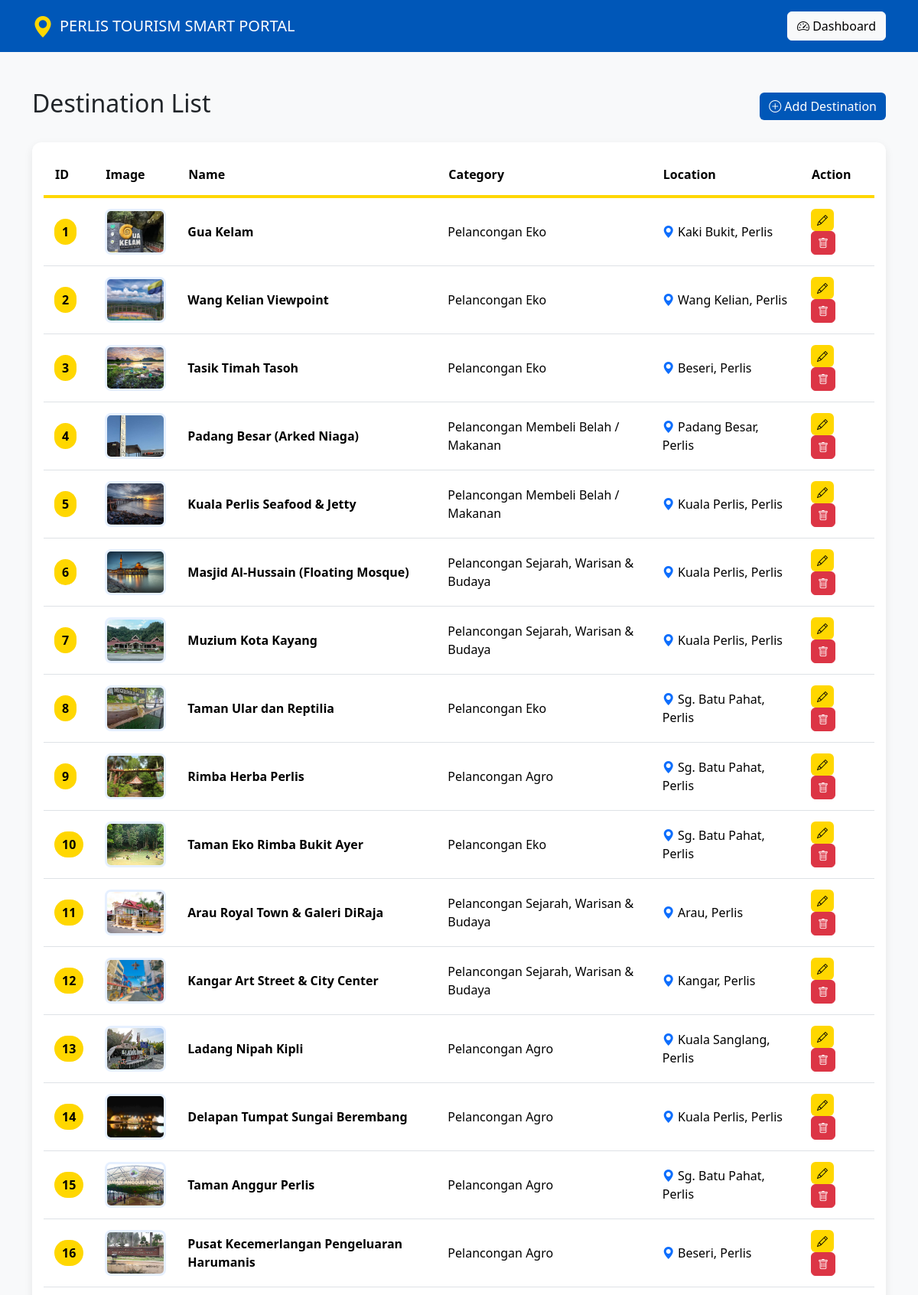
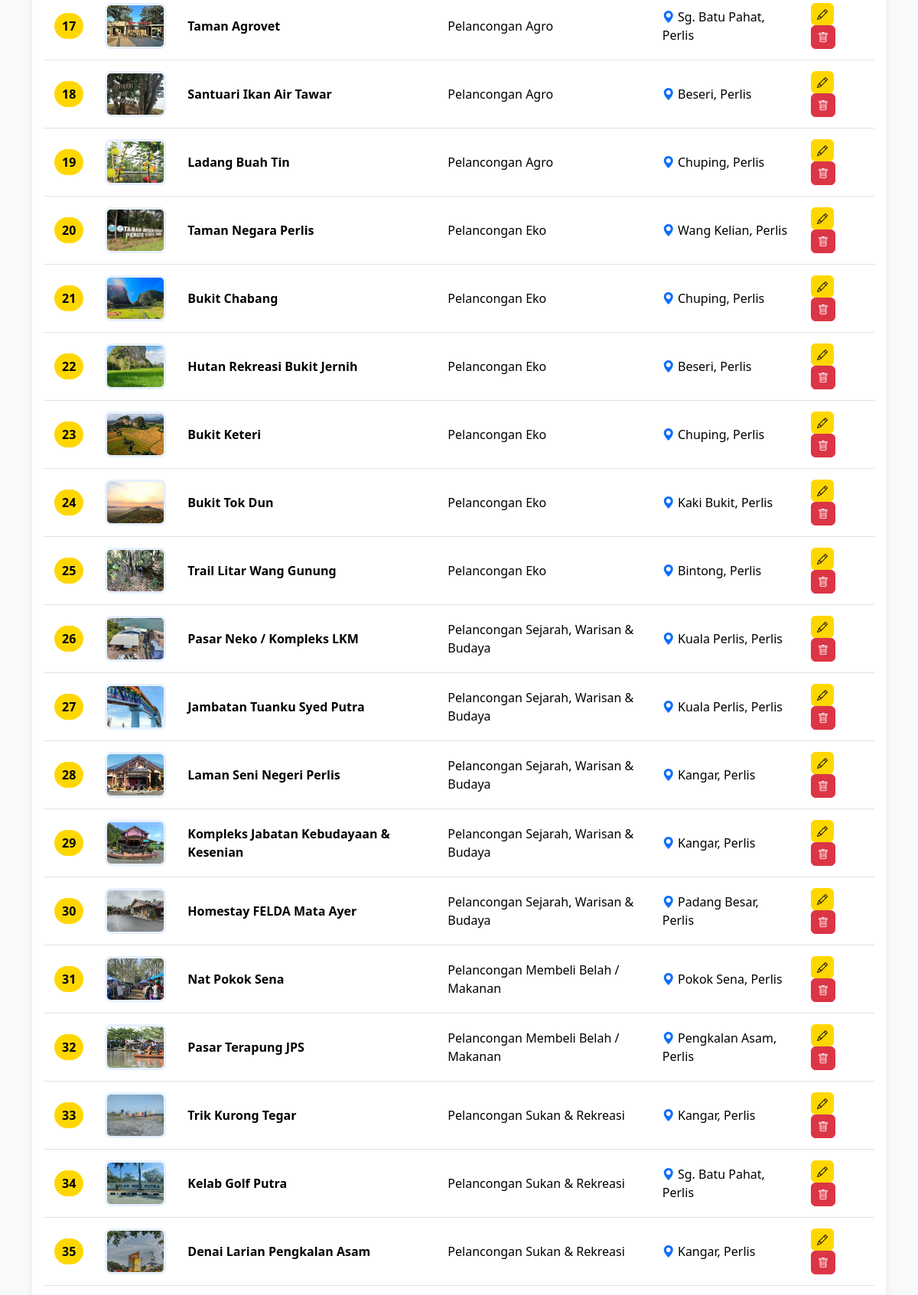
Screenshot of /admin/manage_destination.php (signed in, upper part) with the database file from the repository (2 pictures, top to bottom).
### tables this page shows
CREATE TABLE `destinations` (
  `destination_id` int(11) NOT NULL,
  `destination_name` varchar(100) NOT NULL,
  `category` varchar(50) DEFAULT NULL,
  `location` varchar(100) DEFAULT NULL,
  `description` text DEFAULT NULL,
  `image` varchar(255) DEFAULT NULL,
  `created_at` timestamp NOT NULL DEFAULT current_timestamp()
);

### admin/manage_destination.php (the view, shortened to what this page needs)
<?php
include("../config.php");
?>
<!DOCTYPE html>
<html lang="en">
<head>
<link href="https://cdn.jsdelivr.net/npm/bootstrap@5.3.3/dist/css/bootstrap.min.css" rel="stylesheet">
<link href="https://cdn.jsdelivr.net/npm/bootstrap-icons@1.11.3/font/bootstrap-icons.css" rel="stylesheet">
</head>
<body class="bg-light">
<nav class="navbar navbar-dark navbar-blue">
<div class="container">
<a class="navbar-brand d-flex align-items-center gap-2">
<i class="bi bi-geo-alt-fill logo-icon"></i>
<span>
PERLIS TOURISM SMART PORTAL
</span>
</a>
<a href="dashboard.php"
class="btn btn-light">
<i class="bi bi-speedometer2"></i>
Dashboard
</a>
</div>
</nav>
<div class="container mt-5">
<div class="d-flex justify-content-between align-items-center mb-4">
<h2>
Destination List
</h2>
<a href="add_destination.php"
class="btn btn-blue">
<i class="bi bi-plus-circle"></i>
Add Destination
</a>
</div>
<div class="table-container">
<table class="table destination-table">
<thead>
<tr>
<th>
ID
</th>
<th>
Image
</th>
<th>
Name
</th>
<th>
Category
</th>
<th>
Location
</th>
<th>
Action
</th>
</tr>
</thead>
<tbody>
<?php
$result = mysqli_query($conn,
"SELECT * FROM destinations"
);
while($row=mysqli_fetch_assoc($result)){
?>
<tr>
<td>
<span class="id-badge">
<?php echo $row['destination_id']; ?>
</span>
</td>
<td>
<img src="../assets/images/<?php echo $row['image']; ?>"
class="destination-image">
</td>
<td>
<strong>
<?php echo $row['destination_name']; ?>
</strong>
</td>
<td>
<?php echo $row['category']; ?>
</td>
<td>
<i class="bi bi-geo-alt-fill text-primary"></i>
<?php echo $row['location']; ?>
</td>
<td>
<a href="edit_destination.php?id=<?php echo $row['destination_id']; ?>"
class="btn btn-yellow btn-sm action-btn">
<i class="bi bi-pencil"></i>
</a>
<a href="manage_destination.php?delete=<?php echo $row['destination_id']; ?>"
class="btn btn-danger btn-sm action-btn"
onclick="return confirm('Delete this destination?')">
<i class="bi bi-trash"></i>
</a>
</td>
</tr>
<?php
}
?>
</tbody>
</table>
</div>
</div>
</body>
</html>

### admin/manage_destination.php (style rules this page uses)
.navbar-blue { background-color: #0057B8; }
.logo-icon { color: #FFD700; font-size: 28px; }
.btn-blue { background-color: #0057B8; color: white; border: none; }
.btn-yellow { background-color: #FFD700; color: #000; border: none; }
.table-container { background-color: white; border-radius: 12px; padding: 15px; box-shadow: 0 4px 12px rgba(0,0,0,0.08); overflow: hidden; }
.destination-table { margin-bottom: 0; }
.destination-table thead { background-color: #0057B8; color: white; }
.destination-table thead th { padding: 15px; border: none; font-weight: 600; }
.destination-table thead tr { border-bottom: 4px solid #FFD700; }
.destination-table tbody td { padding: 14px; vertical-align: middle; }
.destination-table tbody tr:nth-child(even) { background-color: #F0F6FF; }
.destination-table tbody tr:nth-child(odd) { background-color: #FFFFFF; }
.id-badge { background-color: #FFD700; color: #000; padding: 6px 10px; border-radius: 20px; font-weight: bold; }
.destination-image { width: 80px; height: 60px; object-fit: cover; border-radius: 8px; border: 3px solid #E6F0FF; }
.action-btn { border-radius: 6px; margin-right: 4px; }

### rows the page displays
destinations: destination_id "1", image (picture), destination_name "Gua Kelam", category "Pelancongan Eko", location "Kaki Bukit, Perlis"
destinations: destination_id "2", image (picture), destination_name "Wang Kelian Viewpoint", category "Pelancongan Eko", location "Wang Kelian, Perlis"
destinations: destination_id "3", image (picture), destination_name "Tasik Timah Tasoh", category "Pelancongan Eko", location "Beseri, Perlis"
destinations: destination_id "4", image (picture), destination_name "Padang Besar (Arked Niaga)", category "Pelancongan Membeli Belah / Makanan", location "Padang Besar, Perlis"
destinations: destination_id "5", image (picture), destination_name "Kuala Perlis Seafood & Jetty", category "Pelancongan Membeli Belah / Makanan", location "Kuala Perlis, Perlis"
destinations: destination_id "6", image (picture), destination_name "Masjid Al-Hussain (Floating Mosque)", category "Pelancongan Sejarah, Warisan & Budaya", location "Kuala Perlis, Perlis"
destinations: destination_id "7", image (picture), destination_name "Muzium Kota Kayang", category "Pelancongan Sejarah, Warisan & Budaya", location "Kuala Perlis, Perlis"
destinations: destination_id "8", image (picture), destination_name "Taman Ular dan Reptilia", category "Pelancongan Eko", location "Sg. Batu Pahat, Perlis"
destinations: destination_id "9", image (picture), destination_name "Rimba Herba Perlis", category "Pelancongan Agro", location "Sg. Batu Pahat, Perlis"
destinations: destination_id "10", image (picture), destination_name "Taman Eko Rimba Bukit Ayer", category "Pelancongan Eko", location "Sg. Batu Pahat, Perlis"
destinations: destination_id "11", image (picture), destination_name "Arau Royal Town & Galeri DiRaja", category "Pelancongan Sejarah, Warisan & Budaya", location "Arau, Perlis"
destinations: destination_id "12", image (picture), destination_name "Kangar Art Street & City Center", category "Pelancongan Sejarah, Warisan & Budaya", location "Kangar, Perlis"
destinations: destination_id "13", image (picture), destination_name "Ladang Nipah Kipli", category "Pelancongan Agro", location "Kuala Sanglang, Perlis"
destinations: destination_id "14", image (picture), destination_name "Delapan Tumpat Sungai Berembang", category "Pelancongan Agro", location "Kuala Perlis, Perlis"
destinations: destination_id "15", image (picture), destination_name "Taman Anggur Perlis", category "Pelancongan Agro", location "Sg. Batu Pahat, Perlis"
destinations: destination_id "16", image (picture), destination_name "Pusat Kecemerlangan Pengeluaran Harumanis", category "Pelancongan Agro", location "Beseri, Perlis"
destinations: destination_id "17", image (picture), destination_name "Taman Agrovet", category "Pelancongan Agro", location "Sg. Batu Pahat, Perlis"
destinations: destination_id "18", image (picture), destination_name "Santuari Ikan Air Tawar", category "Pelancongan Agro", location "Beseri, Perlis"
destinations: destination_id "19", image (picture), destination_name "Ladang Buah Tin", category "Pelancongan Agro", location "Chuping, Perlis"
destinations: destination_id "20", image (picture), destination_name "Taman Negara Perlis", category "Pelancongan Eko", location "Wang Kelian, Perlis"
destinations: destination_id "21", image (picture), destination_name "Bukit Chabang", category "Pelancongan Eko", location "Chuping, Perlis"
destinations: destination_id "22", image (picture), destination_name "Hutan Rekreasi Bukit Jernih", category "Pelancongan Eko", location "Beseri, Perlis"
destinations: destination_id "23", image (picture), destination_name "Bukit Keteri", category "Pelancongan Eko", location "Chuping, Perlis"
destinations: destination_id "24", image (picture), destination_name "Bukit Tok Dun", category "Pelancongan Eko", location "Kaki Bukit, Perlis"
destinations: destination_id "25", image (picture), destination_name "Trail Litar Wang Gunung", category "Pelancongan Eko", location "Bintong, Perlis"
destinations: destination_id "26", image (picture), destination_name "Pasar Neko / Kompleks LKM", category "Pelancongan Sejarah, Warisan & Budaya", location "Kuala Perlis, Perlis"
destinations: destination_id "27", image (picture), destination_name "Jambatan Tuanku Syed Putra", category "Pelancongan Sejarah, Warisan & Budaya", location "Kuala Perlis, Perlis"
destinations: destination_id "28", image (picture), destination_name "Laman Seni Negeri Perlis", category "Pelancongan Sejarah, Warisan & Budaya", location "Kangar, Perlis"
destinations: destination_id "29", image (picture), destination_name "Kompleks Jabatan Kebudayaan & Kesenian", category "Pelancongan Sejarah, Warisan & Budaya", location "Kangar, Perlis"
destinations: destination_id "30", image (picture), destination_name "Homestay FELDA Mata Ayer", category "Pelancongan Sejarah, Warisan & Budaya", location "Padang Besar, Perlis"
destinations: destination_id "31", image (picture), destination_name "Nat Pokok Sena", category "Pelancongan Membeli Belah / Makanan", location "Pokok Sena, Perlis"
destinations: destination_id "32", image (picture), destination_name "Pasar Terapung JPS", category "Pelancongan Membeli Belah / Makanan", location "Pengkalan Asam, Perlis"
destinations: destination_id "33", image (picture), destination_name "Trik Kurong Tegar", category "Pelancongan Sukan & Rekreasi", location "Kangar, Perlis"
destinations: destination_id "34", image (picture), destination_name "Kelab Golf Putra", category "Pelancongan Sukan & Rekreasi", location "Sg. Batu Pahat, Perlis"
destinations: destination_id "35", image (picture), destination_name "Denai Larian Pengkalan Asam", category "Pelancongan Sukan & Rekreasi", location "Kangar, Perlis"
